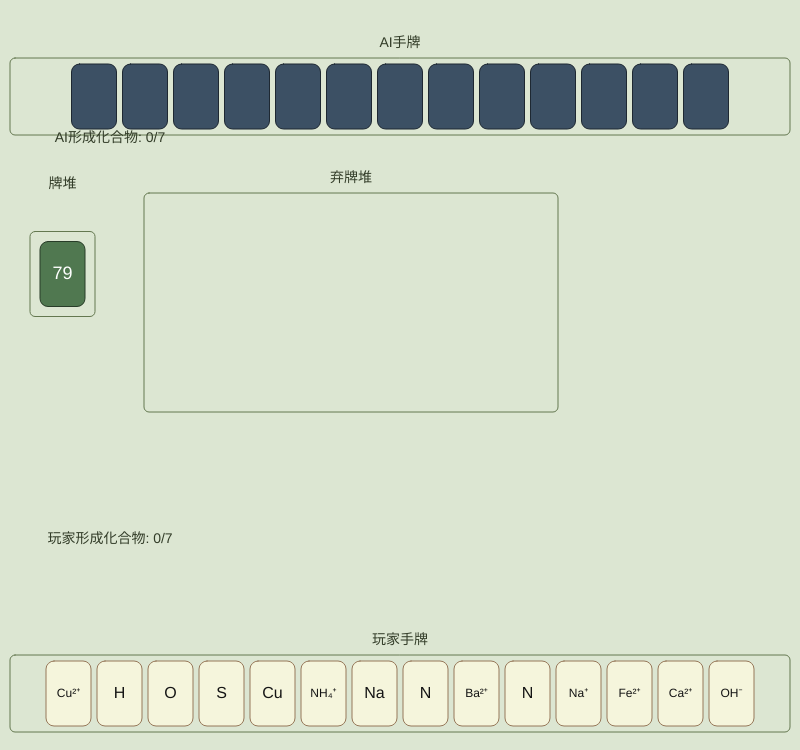
Frame 1 (no input)
Frame 60 (no input): identical to frame 1, image omitted
Frame 120 (the mouse pressed at the canvas centre since frame 60): identical to frame 1, image omitted

The p5.js sketch that drew this single still picture (run headless with seeded random() and noise() and a simulated clock; from frame 60 on, the mouse is pressed at the canvas centre):

// p5.js sketch
// ── sketch.js
// 游戏常量
const ANIMATION_SPEED = 500; // 动画持续时间（毫秒）
const TILE_WIDTH = 45;
const TILE_HEIGHT = 65;
const TILE_MARGIN = 6;
const SELECTED_TILE_Y_OFFSET = -15; 
const SELECTED_TILE_SCALE = 1.15; 
const HIGHLIGHT_SCALE = 1.05;

const CANVAS_WIDTH = 800;
const CANVAS_HEIGHT = 750;

const PLAYER_HAND_AREA_X = 10;
const PLAYER_HAND_AREA_Y = CANVAS_HEIGHT - TILE_HEIGHT - TILE_MARGIN * 5; 
const PLAYER_HAND_AREA_WIDTH = CANVAS_WIDTH - 20;
const PLAYER_HAND_AREA_HEIGHT = TILE_HEIGHT + 2 * TILE_MARGIN;

const AI_HAND_AREA_X = 10;
const AI_HAND_AREA_Y = TILE_MARGIN * 3 + 40; 
const AI_HAND_AREA_WIDTH = CANVAS_WIDTH - 20;
const AI_HAND_AREA_HEIGHT = TILE_HEIGHT + 2 * TILE_MARGIN;

const DISCARD_AREA_X_START = 150;
const DISCARD_AREA_Y_START = AI_HAND_AREA_Y + AI_HAND_AREA_HEIGHT + TILE_MARGIN * 4 + 40;
const DISCARD_GRID_COLS = 8;
const DISCARD_GRID_ROWS = 3;
const DISCARD_AREA_WIDTH = DISCARD_GRID_COLS * (TILE_WIDTH + TILE_MARGIN) + TILE_MARGIN;
const DISCARD_AREA_HEIGHT = DISCARD_GRID_ROWS * (TILE_HEIGHT + TILE_MARGIN) + TILE_MARGIN;

const FORMED_COMPOUNDS_AREA_Y_PLAYER = PLAYER_HAND_AREA_Y - TILE_HEIGHT - TILE_MARGIN * 6;
const FORMED_COMPOUNDS_AREA_Y_AI = AI_HAND_AREA_Y + AI_HAND_AREA_HEIGHT + TILE_MARGIN * 3;
const FORMED_COMPOUNDS_AREA_X_PLAYER = 10;
const FORMED_COMPOUNDS_AREA_X_AI = 10;
const FORMED_COMPOUND_DISPLAY_WIDTH = 70;
const FORMED_COMPOUND_DISPLAY_HEIGHT = 35;

const DECK_X = 30;
const DECK_Y = DISCARD_AREA_Y_START + TILE_HEIGHT / 2;

// 化学牌数据
const chemicalTileData = [
    { type: "element", value: "H", displayText: "H", count: 10 },
    { type: "element", value: "O", displayText: "O", count: 10 },
    { type: "element", value: "Na", displayText: "Na", count: 6 },
    { type: "element", value: "Cl", displayText: "Cl", count: 6 },
    { type: "element", value: "C", displayText: "C", count: 6 },
    { type: "element", value: "S", displayText: "S", count: 4 },
    { type: "element", value: "N", displayText: "N", count: 4 },
    { type: "element", value: "Fe", displayText: "Fe", count: 4 },
    { type: "element", value: "Cu", displayText: "Cu", count: 4 },
    { type: "element", value: "Al", displayText: "Al", count: 4 },
    { type: "element", value: "Mg", displayText: "Mg", count: 4 },
    { type: "element", value: "Zn", displayText: "Zn", count: 2 },
    { type: "ion", value: "H+", displayText: "H⁺", count: 6, charge: 1 },
    { type: "ion", value: "OH-", displayText: "OH⁻", count: 6, charge: -1 },
    { type: "ion", value: "Na+", displayText: "Na⁺", count: 4, charge: 1 },
    { type: "ion", value: "Cl-", displayText: "Cl⁻", count: 4, charge: -1 },
    { type: "ion", value: "Ag+", displayText: "Ag⁺", count: 2, charge: 1 },
    { type: "ion", value: "Ba2+", displayText: "Ba²⁺", count: 2, charge: 2 },
    { type: "ion", value: "SO4^2-", displayText: "SO₄²⁻", count: 2, charge: -2 },
    { type: "ion", value: "Ca2+", displayText: "Ca²⁺", count: 2, charge: 2 },
    { type: "ion", value: "CO3^2-", displayText: "CO₃²⁻", count: 2, charge: -2 },
    { type: "ion", value: "Cu2+", displayText: "Cu²⁺", count: 2, charge: 2 },
    { type: "ion", value: "Fe2+", displayText: "Fe²⁺", count: 2, charge: 2 },
    { type: "ion", value: "Fe3+", displayText: "Fe³⁺", count: 2, charge: 3 },
    { type: "ion", value: "Al3+", displayText: "Al³⁺", count: 2, charge: 3 },
    { type: "ion", value: "Mg2+", displayText: "Mg²⁺", count: 2, charge: 2 },
    { type: "ion", value: "NH4+", displayText: "NH₄⁺", count: 2, charge: 1 },
];

// 化合物配方
const compoundRecipes = [
    // 二张牌化合物 (2分)
    { name: "NaCl", product: "NaCl", reactants: [{ value: "Na+", count: 1 }, { value: "Cl-", count: 1 }], score: 2 },
    { name: "AgCl", product: "AgCl", reactants: [{ value: "Ag+", count: 1 }, { value: "Cl-", count: 1 }], score: 2 },
    { name: "CuS", product: "CuS", reactants: [{ value: "Cu2+", count: 1 }, { value: "S", count: 1 }], score: 2 },
    
    // 三张牌化合物 (4分)
    { name: "H2O", product: "H₂O", reactants: [{ value: "H", count: 2 }, { value: "O", count: 1 }], score: 4 },
    { name: "CO2", product: "CO₂", reactants: [{ value: "C", count: 1 }, { value: "O", count: 2 }], score: 4 },
    { name: "NH3", product: "NH₃", reactants: [{ value: "N", count: 1 }, { value: "H", count: 3 }], score: 4 },
    
    // 四张牌化合物 (8分)
    { name: "Al(OH)3", product: "Al(OH)₃", reactants: [{ value: "Al3+", count: 1 }, { value: "OH-", count: 3 }], score: 8 },
    { name: "Fe(OH)3", product: "Fe(OH)₃", reactants: [{ value: "Fe3+", count: 1 }, { value: "OH-", count: 3 }], score: 8 }
];

// 游戏状态对象
let gameState = {
    currentPlayer: "player",
    deck: [],
    playerHand: [],
    aiHand: [],
    discardPile: [],
    playerFormedCompounds: [], 
    aiFormedCompounds: [],
    playerScores: [],
    aiScores: [],
    playerTotalScore: 0,
    aiTotalScore: 0,
    message: "游戏加载中...",
    isGameOver: false,
    winner: null,
    actionPrompt: null,
    turnPhase: "player_draw_or_discard",
    animationQueue: [],
    highlightedPlayerTiles: [],
    selectedCompoundGroup: null,
    lastActionTime: 0,
};

// 交互状态
let currentlySelectedTileInfo = null;
let isDraggingForReorder = false; 
let dragOffsetX, dragOffsetY;
let isDraggingToDiscard = false;

// UI 元素 - 只声明一次
let formCompoundButton, declareCompoundButton, skipButton, gameMessageElement, sortHandButton, discardButton;

// Global variables for game elements and state
let deck = [];
let playerHand = [];
let aiHand = [];
let discardPile = [];

function setup() {
    let canvas = createCanvas(CANVAS_WIDTH, CANVAS_HEIGHT);
    canvas.parent(document.querySelector("main"));
    textAlign(CENTER, CENTER); textSize(16);
    formCompoundButton = select("#formCompoundButton"); 
    declareCompoundButton = select("#declareCompoundButton"); 
    skipButton = select("#skipButton");
    sortHandButton = select("#sortHandButton");
    discardButton = select("#discardButton");
    gameMessageElement = select("#gameMessage");

    if (formCompoundButton) formCompoundButton.mousePressed(handleFormCompoundWithDiscardAction);
    if (declareCompoundButton) declareCompoundButton.mousePressed(handleDeclareCompoundAction);
    if (skipButton) skipButton.mousePressed(handleSkipAction);
    if (sortHandButton) sortHandButton.mousePressed(sortPlayerHand);
    if (discardButton) discardButton.mousePressed(handleDiscardButtonAction);
    
    initializeGame();
}

function draw() {
    background(220, 230, 210);
    drawGameAreas();
    drawPlayerHand();
    drawAIHand();
    drawDiscardPile();
    drawFormedCompounds();
    drawDeck();
    if ((isDraggingForReorder || isDraggingToDiscard) && currentlySelectedTile) {
        drawTile(currentlySelectedTile, mouseX - dragOffsetX, mouseY - dragOffsetY, -1, true, true, SELECTED_TILE_SCALE);
    }
    updateGameMessagesAndButtons();
}

function initializeGame() {
    deck = []; playerHand = []; aiHand = []; discardPile = [];
    gameState.playerFormedCompounds = []; gameState.aiFormedCompounds = [];
    gameState.playerFormedCompoundsCount = 0; gameState.aiFormedCompoundsCount = 0;

    createFullDeck(); 
    shuffleDeck(deck);
    
    for (let i = 0; i < 13; i++) { 
        let pCard = dealCard(deck); if (pCard) playerHand.push(pCard);
        let aiCard = dealCard(deck); if (aiCard) aiHand.push(aiCard);
    }
    let firstDraw = dealCard(deck); if (firstDraw) playerHand.push(firstDraw);

    Object.assign(gameState, {
        deck,
        playerHand,
        aiHand,
        discardPile,
        currentPlayer: "player",
        message: "游戏开始，请玩家出牌",
        lastDiscardedTile: null,
        canPlayerFormCompoundWithDiscard: false,
        formableCompoundInfo: null,
        canPlayerDeclareCompound: false,
        isGameOver: false,
        winner: null
    });
    currentlySelectedTile = null; currentlySelectedTileIndex = -1; 
    isDraggingForReorder = false; isDraggingToDiscard = false;
    hideActionButtons();
    console.log("Game Initialized with new rules and sort/discard features");
    checkPlayerCanDeclareCompound(); 

    // 初始检查玩家手牌中可能的化合物
    setTimeout(() => {
        detectAndHighlightPlayerCompounds();
    }, (13 * 2 + 1) * (ANIMATION_SPEED / 4) + ANIMATION_SPEED + 500);
}

function createFullDeck() {
    let idCounter = 0;
    deck = [];
    chemicalTileData.forEach(tileInfo => {
        for (let i = 0; i < tileInfo.count; i++) {
            deck.push({
                id: `tile_${idCounter++}`,
                type: tileInfo.type, 
                value: tileInfo.value, 
                displayText: tileInfo.displayText, 
                charge: tileInfo.charge, // Add charge for sorting
                x: 0, y: 0, isSelected: false
            });
        }
    });
}

function shuffleDeck(array) { for (let i = array.length - 1; i > 0; i--) { const j = Math.floor(Math.random() * (i + 1)); [array[i], array[j]] = [array[j], array[i]]; } }
function dealCard(currentDeck) { if (currentDeck.length > 0) { return currentDeck.pop(); } return null; }

function drawGameAreas() {
    stroke(100, 120, 80); noFill();
    rect(PLAYER_HAND_AREA_X, PLAYER_HAND_AREA_Y, PLAYER_HAND_AREA_WIDTH, PLAYER_HAND_AREA_HEIGHT, 5);
    rect(AI_HAND_AREA_X, AI_HAND_AREA_Y, AI_HAND_AREA_WIDTH, AI_HAND_AREA_HEIGHT, 5);
    // Discard Area Visual Cue (when dragging)
    if (isDraggingToDiscard) {
        fill(180, 200, 170, 150); // Semi-transparent highlight
    } else {
        noFill();
    }
    rect(DISCARD_AREA_X_START - TILE_MARGIN, DISCARD_AREA_Y_START - TILE_MARGIN, DISCARD_AREA_WIDTH, DISCARD_AREA_HEIGHT, 5);
    noFill(); // Reset fill
    rect(DECK_X, DECK_Y, TILE_WIDTH + 20, TILE_HEIGHT + 20, 5);
    fill(50, 60, 40); noStroke(); textSize(14);
    text("玩家手牌", PLAYER_HAND_AREA_X + PLAYER_HAND_AREA_WIDTH / 2, PLAYER_HAND_AREA_Y - 15);
    text("AI手牌", AI_HAND_AREA_X + AI_HAND_AREA_WIDTH / 2, AI_HAND_AREA_Y - 15); 
    text("弃牌堆", DISCARD_AREA_X_START + DISCARD_AREA_WIDTH / 2 - TILE_MARGIN, DISCARD_AREA_Y_START - TILE_MARGIN - 15); 
    text("牌堆", DECK_X + (TILE_WIDTH + 20) / 2, DECK_Y - TILE_HEIGHT/2 - 15 ); 
    text("玩家形成化合物: " + gameState.playerFormedCompoundsCount + "/7", FORMED_COMPOUNDS_AREA_X_PLAYER + 100, FORMED_COMPOUNDS_AREA_Y_PLAYER - 15);
    text("AI形成化合物: " + gameState.aiFormedCompoundsCount + "/7", FORMED_COMPOUNDS_AREA_X_AI + 100, FORMED_COMPOUNDS_AREA_Y_AI - 15);
    textSize(16);
}

function drawPlayerHand() {
    let handDisplayWidth = 0;
    playerHand.forEach(tile => {
        handDisplayWidth += (tile.isSelected ? TILE_WIDTH * SELECTED_TILE_SCALE : TILE_WIDTH) + TILE_MARGIN;
    });
    handDisplayWidth -= TILE_MARGIN; 
    let currentX = PLAYER_HAND_AREA_X + (PLAYER_HAND_AREA_WIDTH - handDisplayWidth) / 2;
    let tileY = PLAYER_HAND_AREA_Y + (PLAYER_HAND_AREA_HEIGHT - TILE_HEIGHT) / 2;
    for (let i = 0; i < playerHand.length; i++) {
        let tile = playerHand[i];
        let displayWidth = tile.isSelected ? TILE_WIDTH * SELECTED_TILE_SCALE : TILE_WIDTH;
        let displayHeight = tile.isSelected ? TILE_HEIGHT * SELECTED_TILE_SCALE : TILE_HEIGHT;
        let yPos = tile.isSelected ? tileY + SELECTED_TILE_Y_OFFSET - (displayHeight - TILE_HEIGHT)/2 : tileY;
        if (!((isDraggingForReorder || isDraggingToDiscard) && tile === currentlySelectedTile)) {
             drawTile(tile, currentX, yPos, i, true, tile.isSelected, tile.isSelected ? SELECTED_TILE_SCALE : 1);
        }
        tile.x = currentX; tile.y = yPos; 
        currentX += displayWidth + TILE_MARGIN;
    }
}

function drawAIHand() {
    let handWidth = aiHand.length * (TILE_WIDTH + TILE_MARGIN) - TILE_MARGIN;
    let startX = AI_HAND_AREA_X + (AI_HAND_AREA_WIDTH - handWidth) / 2;
    let tileY = AI_HAND_AREA_Y + (AI_HAND_AREA_HEIGHT - TILE_HEIGHT) / 2;
    for (let i = 0; i < aiHand.length; i++) {
        fill(60, 80, 100); stroke(30, 40, 50);
        rect(startX + i * (TILE_WIDTH + TILE_MARGIN), tileY, TILE_WIDTH, TILE_HEIGHT, 8);
    }
}

function drawDiscardPile() {
    for (let i = 0; i < discardPile.length; i++) {
        const row = Math.floor(i / DISCARD_GRID_COLS); const col = i % DISCARD_GRID_COLS;
        if (row < DISCARD_GRID_ROWS) {
            drawTile(discardPile[i], DISCARD_AREA_X_START + col * (TILE_WIDTH + TILE_MARGIN), DISCARD_AREA_Y_START + row * (TILE_HEIGHT + TILE_MARGIN), -1, false);
        }
    }
}

function drawDeck() {
    if (deck.length > 0) {
        fill(80, 120, 80); stroke(40, 60, 40);
        rect(DECK_X + 10, DECK_Y + 10, TILE_WIDTH, TILE_HEIGHT, 8);
        fill(255); noStroke(); textSize(18); text(deck.length, DECK_X + 10 + TILE_WIDTH / 2, DECK_Y + 10 + TILE_HEIGHT / 2); textSize(16);
    }
}

function drawTile(tile, x, y, indexInHand = -1, isPlayerTile = false, isSelected = false, scaleFactor = 1) {
    if (!tile) return;
    push(); translate(x, y);
    if (isSelected && isPlayerTile) { fill(255, 255, 180); } else { fill(245, 245, 220); }
    stroke(150, 120, 90);
    rect(0, 0, TILE_WIDTH * scaleFactor, TILE_HEIGHT * scaleFactor, 8 * scaleFactor);
    fill(20, 20, 20); noStroke();
    let txtSize = 16 * scaleFactor; 
    if (tile.displayText.length > 5) txtSize = 10 * scaleFactor; 
    else if (tile.displayText.length > 2) txtSize = 12 * scaleFactor; 
    textSize(txtSize); text(tile.displayText, (TILE_WIDTH * scaleFactor) / 2, (TILE_HEIGHT * scaleFactor) / 2); textSize(16);
    pop();
}

function drawFormedCompounds() {
    let xPlayer = FORMED_COMPOUNDS_AREA_X_PLAYER;
    let yPlayer = FORMED_COMPOUNDS_AREA_Y_PLAYER;
    gameState.playerFormedCompounds.forEach((compound, index) => {
        fill(200, 220, 200); stroke(100,120,80);
        rect(xPlayer + index * (FORMED_COMPOUND_DISPLAY_WIDTH + TILE_MARGIN), yPlayer, FORMED_COMPOUND_DISPLAY_WIDTH, FORMED_COMPOUND_DISPLAY_HEIGHT, 5);
        fill(0); noStroke(); textSize(12);
        text(compound.product, xPlayer + index * (FORMED_COMPOUND_DISPLAY_WIDTH + TILE_MARGIN) + FORMED_COMPOUND_DISPLAY_WIDTH/2, yPlayer + FORMED_COMPOUND_DISPLAY_HEIGHT/2);
    });

    let xAI = FORMED_COMPOUNDS_AREA_X_AI;
    let yAI = FORMED_COMPOUNDS_AREA_Y_AI;
    gameState.aiFormedCompounds.forEach((compound, index) => {
        fill(200, 200, 220); stroke(100,100,120);
        rect(xAI + index * (FORMED_COMPOUND_DISPLAY_WIDTH + TILE_MARGIN), yAI, FORMED_COMPOUND_DISPLAY_WIDTH, FORMED_COMPOUND_DISPLAY_HEIGHT, 5);
        fill(0); noStroke(); textSize(12);
        text(compound.product, xAI + index * (FORMED_COMPOUND_DISPLAY_WIDTH + TILE_MARGIN) + FORMED_COMPOUND_DISPLAY_WIDTH/2, yAI + FORMED_COMPOUND_DISPLAY_HEIGHT/2);
    });
    textSize(16);
}

function updateGameMessagesAndButtons() {
    if (gameMessageElement) gameMessageElement.html(gameState.message);
    if (gameState.canPlayerFormCompoundWithDiscard && formCompoundButton && skipButton) {
        formCompoundButton.show(); skipButton.show();
    } else if (formCompoundButton && skipButton) {
        formCompoundButton.hide(); skipButton.hide();
    }
    if (gameState.canPlayerDeclareCompound && declareCompoundButton) {
        declareCompoundButton.show();
    } else if (declareCompoundButton) {
        declareCompoundButton.hide();
    }
    if (currentlySelectedTile && gameState.currentPlayer === 'player' && !gameState.canPlayerFormCompoundWithDiscard && discardButton) {
        discardButton.show();
    } else if (discardButton) {
        discardButton.hide();
    }
}

function hideActionButtons() {
    if (formCompoundButton) formCompoundButton.hide();
    if (declareCompoundButton) declareCompoundButton.hide();
    if (skipButton) skipButton.hide();
    if (discardButton) discardButton.hide();
}

function canRecipeBeFormed(availableTiles, recipeReactants) {
    const tempAvailableTiles = availableTiles.map(tile => ({ ...tile }));
    let usedTilesForRecipe = [];
    for (const reactant of recipeReactants) {
        let foundCount = 0;
        for (let i = 0; i < reactant.count; i++) {
            const tileIndex = tempAvailableTiles.findIndex(t => t.type === reactant.type && t.value === reactant.value);
            if (tileIndex !== -1) {
                usedTilesForRecipe.push(tempAvailableTiles[tileIndex]);
                tempAvailableTiles.splice(tileIndex, 1);
                foundCount++;
            } else {
                return null; 
            }
        }
        if (foundCount < reactant.count) {
            return null; 
        }
    }
    return usedTilesForRecipe; 
}

function checkFormableCompounds(hand) {
    let formableCompounds = [];
    
    // 直接遍历 compoundRecipes 数组
    for (const recipe of compoundRecipes) {
        const result = canRecipeBeFormedWithSpecificCards(hand, recipe.reactants);
        if (result.canForm) {
            formableCompounds.push({
                recipe: recipe,
                usedCardIds: result.usedCardIds
            });
        }
    }
    
    return formableCompounds;
}

function checkPlayerCanFormCompoundWithDiscard() {
    if (!gameState.lastDiscardedTile) return false;
    const potentialHand = [...playerHand, gameState.lastDiscardedTile];
    const formable = checkFormableCompounds(potentialHand);
    if (formable) {
        gameState.canPlayerFormCompoundWithDiscard = true;
        gameState.formableCompoundInfo = formable;
        gameState.message = `你可以用 ${gameState.lastDiscardedTile.displayText} 组成 ${formable.product}！`;
        return true;
    }
    gameState.canPlayerFormCompoundWithDiscard = false;
    gameState.formableCompoundInfo = null;
    return false;
}

function checkPlayerCanDeclareCompound() {
    const formableCompounds = checkFormableCompounds(gameState.playerHand);
    return formableCompounds.length > 0;
}

function handleFormCompoundWithDiscardAction() {
    if (!gameState.canPlayerFormCompoundWithDiscard || !gameState.formableCompoundInfo) return;
    const { product, usedTiles } = gameState.formableCompoundInfo;
    let discardUsed = false;
    for (const usedTile of usedTiles) {
        if (usedTile.id === gameState.lastDiscardedTile.id) {
            discardUsed = true;
        } else {
            const handIndex = playerHand.findIndex(t => t.id === usedTile.id);
            if (handIndex !== -1) playerHand.splice(handIndex, 1);
        }
    }
    if (discardUsed) {
        gameState.lastDiscardedTile = null; 
    } else {
        if(gameState.lastDiscardedTile) discardPile.push(gameState.lastDiscardedTile);
        gameState.lastDiscardedTile = null;
    }
    gameState.playerFormedCompounds.push({ product: product, recipe: gameState.formableCompoundInfo.reactants });
    gameState.playerFormedCompoundsCount++;
    gameState.message = `玩家组成了 ${product}!`;
    console.log(`Player formed ${product} using AI's discard.`);
    hideActionButtons();
    gameState.canPlayerFormCompoundWithDiscard = false;
    gameState.formableCompoundInfo = null;
    if (checkWinCondition("player")) return;
    gameState.currentPlayer = "player"; 
    gameState.message += " 请出牌。";
    currentlySelectedTile = null; 
    checkPlayerCanDeclareCompound(); 
}

function handleDeclareCompoundAction() {
    if (!gameState.canPlayerDeclareCompound || !gameState.formableCompoundInfo) return;
    const { product, usedTiles } = gameState.formableCompoundInfo;
    for (const usedTile of usedTiles) {
        const handIndex = playerHand.findIndex(t => t.id === usedTile.id);
        if (handIndex !== -1) playerHand.splice(handIndex, 1);
    }
    gameState.playerFormedCompounds.push({ product: product, recipe: gameState.formableCompoundInfo.reactants });
    gameState.playerFormedCompoundsCount++;
    gameState.message = `玩家从手牌中组成了 ${product}!`;
    console.log(`Player declared ${product} from hand.`);
    hideActionButtons();
    gameState.canPlayerDeclareCompound = false;
    gameState.formableCompoundInfo = null;
    if (checkWinCondition("player")) return;
    gameState.message += " 请出牌。";
    currentlySelectedTile = null; 
    checkPlayerCanDeclareCompound(); 
}

function handleSkipAction() {
    if (gameState.lastDiscardedTile) {
        discardPile.push(gameState.lastDiscardedTile);
        gameState.lastDiscardedTile = null;
    }
    gameState.canPlayerFormCompoundWithDiscard = false;
    gameState.formableCompoundInfo = null;
    hideActionButtons();
    gameState.message = "玩家跳过。AI回合摸牌...";
    gameState.currentPlayer = "ai";
    setTimeout(aiTurn, 1000);
}

function handleDiscardButtonAction() {
    if (currentlySelectedTile && currentlySelectedTileIndex !== -1) {
        playerDiscardTile(currentlySelectedTileIndex);
    }
}

function playerDiscardTile(tileIndex) {
    if (gameState.currentPlayer !== 'player' || gameState.isGameOver || tileIndex < 0 || tileIndex >= playerHand.length) return;
    const tileToDiscard = playerHand.splice(tileIndex, 1)[0];
    discardPile.push(tileToDiscard);
    gameState.lastDiscardedTile = tileToDiscard;
    tileToDiscard.isSelected = false;
    currentlySelectedTile = null;
    currentlySelectedTileIndex = -1;
    console.log("Player discarded:", tileToDiscard.displayText);
    gameState.message = `玩家打出了 ${tileToDiscard.displayText}. AI回合.`;
    hideActionButtons();
    gameState.canPlayerDeclareCompound = false; 
    gameState.currentPlayer = "ai";
    setTimeout(aiTurn, 1500); 
}

function mousePressed() {
    if (gameState.isGameOver || gameState.currentPlayer !== "player") return;
    if (gameState.canPlayerFormCompoundWithDiscard) return; 

    for (let i = 0; i < playerHand.length; i++) {
        let tile = playerHand[i];
        let tileDisplayWidth = tile.isSelected ? TILE_WIDTH * SELECTED_TILE_SCALE : TILE_WIDTH;
        let tileDisplayHeight = tile.isSelected ? TILE_HEIGHT * SELECTED_TILE_SCALE : TILE_HEIGHT;
        if (mouseX > tile.x && mouseX < tile.x + tileDisplayWidth && mouseY > tile.y && mouseY < tile.y + tileDisplayHeight) {
            // DO NOT discard on second click of selected tile
            // if (currentlySelectedTile === tile) { 
            //     playerDiscardTile(i);
            //     return;
            // }
            if (currentlySelectedTile) { currentlySelectedTile.isSelected = false; }
            tile.isSelected = true; currentlySelectedTile = tile; currentlySelectedTileIndex = i;
            isDraggingForReorder = true; 
            isDraggingToDiscard = true; // Enable dragging to discard area
            dragOffsetX = mouseX - tile.x; dragOffsetY = mouseY - tile.y;
            return;
        }
    }
    if (currentlySelectedTile) {
        let handDisplayWidth = 0;
        playerHand.forEach(t => { handDisplayWidth += (t.isSelected ? TILE_WIDTH * SELECTED_TILE_SCALE : TILE_WIDTH) + TILE_MARGIN; });
        handDisplayWidth -= TILE_MARGIN;
        let currentX = PLAYER_HAND_AREA_X + (PLAYER_HAND_AREA_WIDTH - handDisplayWidth) / 2;
        let tileYPos = PLAYER_HAND_AREA_Y + (PLAYER_HAND_AREA_HEIGHT - TILE_HEIGHT) / 2;
        for (let i = 0; i <= playerHand.length; i++) {
            let gapXStart, gapXEnd;
            let tileToCheck = playerHand[i-1];
            let prevTileWidth = (i > 0 && tileToCheck && tileToCheck.isSelected) ? TILE_WIDTH * SELECTED_TILE_SCALE : TILE_WIDTH;
            if (i === 0) { 
                gapXStart = currentX - TILE_MARGIN / 2;
                gapXEnd = currentX + (playerHand[0].isSelected ? TILE_WIDTH*SELECTED_TILE_SCALE : TILE_WIDTH)/2 - TILE_MARGIN/2;
            } else if (i === playerHand.length) { 
                gapXStart = currentX - (prevTileWidth/2) - TILE_MARGIN/2; 
                gapXEnd = currentX + TILE_MARGIN / 2;
            } else { 
                gapXStart = currentX - (prevTileWidth/2) - TILE_MARGIN/2;
                gapXEnd = currentX + (playerHand[i].isSelected ? TILE_WIDTH*SELECTED_TILE_SCALE : TILE_WIDTH)/2 - TILE_MARGIN/2;
            }
            if (mouseX > gapXStart && mouseX < gapXEnd && mouseY > tileYPos && mouseY < tileYPos + TILE_HEIGHT) {
                let tileToMove = currentlySelectedTile;
                let originalIndex = playerHand.indexOf(tileToMove);
                if (originalIndex !== -1) playerHand.splice(originalIndex, 1);
                playerHand.splice(i, 0, tileToMove);
                isDraggingForReorder = false; 
                isDraggingToDiscard = false;
                return;
            }
            if (i < playerHand.length) {
                 currentX += (playerHand[i].isSelected ? TILE_WIDTH * SELECTED_TILE_SCALE : TILE_WIDTH) + TILE_MARGIN;
            }
        }
    }
    if (currentlySelectedTile) { currentlySelectedTile.isSelected = false; currentlySelectedTile = null; currentlySelectedTileIndex = -1; }
    isDraggingForReorder = false; isDraggingToDiscard = false;
}

function mouseDragged() { 
    if (!isDraggingToDiscard && !isDraggingForReorder) return;
    // Visual feedback for dragging towards discard pile
    if (isDraggingToDiscard && currentlySelectedTile) {
        if (mouseX > DISCARD_AREA_X_START - TILE_MARGIN && mouseX < DISCARD_AREA_X_START - TILE_MARGIN + DISCARD_AREA_WIDTH &&
            mouseY > DISCARD_AREA_Y_START - TILE_MARGIN && mouseY < DISCARD_AREA_Y_START - TILE_MARGIN + DISCARD_AREA_HEIGHT) {
            // Highlight discard area or show some cue
        } else {
            // Remove highlight if mouse moves out
        }
    }
}

function mouseReleased() {
    if (isDraggingToDiscard && currentlySelectedTile) {
        if (mouseX > DISCARD_AREA_X_START - TILE_MARGIN && mouseX < DISCARD_AREA_X_START - TILE_MARGIN + DISCARD_AREA_WIDTH &&
            mouseY > DISCARD_AREA_Y_START - TILE_MARGIN && mouseY < DISCARD_AREA_Y_START - TILE_MARGIN + DISCARD_AREA_HEIGHT) {
            if (currentlySelectedTileIndex !== -1) {
                playerDiscardTile(currentlySelectedTileIndex);
            }
        } else {
            // If not dropped on discard pile, and was dragging for discard, deselect or snap back
            // For now, just deselect if not a reorder drag
            if (!isDraggingForReorder && currentlySelectedTile) {
                // currentlySelectedTile.isSelected = false; // Keep selected for discard button
                // currentlySelectedTile = null;
                // currentlySelectedTileIndex = -1;
            }
        }
    }
    isDraggingForReorder = false; 
    isDraggingToDiscard = false;
}

function sortPlayerHand() {
    playerHand.sort((a, b) => {
        // Priority: Cations, Anions, Elements
        const typeOrder = (tile) => {
            if (tile.type === 'ion' && tile.charge > 0) return 1; // Cation
            if (tile.type === 'ion' && tile.charge < 0) return 2; // Anion
            if (tile.type === 'element') return 3; // Element
            return 4; // Should not happen
        };
        const orderA = typeOrder(a);
        const orderB = typeOrder(b);
        if (orderA !== orderB) return orderA - orderB;
        // Within the same type, sort by displayText alphabetically
        return a.displayText.localeCompare(b.displayText);
    });
    if (currentlySelectedTile) { // Re-find index of selected tile if hand was sorted
        currentlySelectedTileIndex = playerHand.indexOf(currentlySelectedTile);
    }
    console.log("Player hand sorted.");
}

function aiTurn() {
    if (gameState.isGameOver || gameState.currentPlayer !== 'ai') return;
    hideActionButtons();
    if (gameState.lastDiscardedTile) {
        const potentialAIHand = [...aiHand, gameState.lastDiscardedTile];
        const formableWithDiscard = checkFormableCompounds(potentialAIHand);
        if (formableWithDiscard) {
            console.log("AI can form compound with discard: ", formableWithDiscard.product);
            let discardUsed = false;
            for (const usedTile of formableWithDiscard.usedTiles) {
                if (usedTile.id === gameState.lastDiscardedTile.id) {
                    discardUsed = true;
                } else {
                    const handIndex = aiHand.findIndex(t => t.id === usedTile.id);
                    if (handIndex !== -1) aiHand.splice(handIndex, 1);
                }
            }
            if (discardUsed) gameState.lastDiscardedTile = null;
            else if(gameState.lastDiscardedTile) discardPile.push(gameState.lastDiscardedTile); 
            gameState.aiFormedCompounds.push({ product: formableWithDiscard.product, recipe: formableWithDiscard.reactants });
            gameState.aiFormedCompoundsCount++;
            gameState.message = `AI 使用 ${formableWithDiscard.usedTiles.find(t=>t.id === gameState.lastDiscardedTile?.id)?.displayText || "弃牌"} 组成了 ${formableWithDiscard.product}!`;
            console.log(`AI formed ${formableWithDiscard.product}`);
            if (checkWinCondition("ai")) return;
            if (aiHand.length > 0) {
                const aiDiscard = aiHand.pop(); 
                discardPile.push(aiDiscard);
                gameState.lastDiscardedTile = aiDiscard;
                gameState.message += ` AI 打出了 ${aiDiscard.displayText}.`;
                console.log("AI discarded after forming compound: ", aiDiscard.displayText);
            } else {
                 gameState.message += " AI 无牌可打.";
            }
            gameState.currentPlayer = "player";
            playerTurnDraw();
            return;
        }
    }
    if (gameState.lastDiscardedTile) {
        discardPile.push(gameState.lastDiscardedTile);
        gameState.lastDiscardedTile = null;
    }
    gameState.message = "AI 正在摸牌...";
    const drawnCard = dealCard(deck);
    if (drawnCard) {
        aiHand.push(drawnCard);
        console.log("AI drew a card."); 
    } else {
        gameState.message = "牌堆已空，AI无法摸牌.";
        if (aiHand.length === 0 && deck.length === 0) { checkWinCondition(null); return; } 
    }
    const formableFromHand = checkFormableCompounds(aiHand);
    if (formableFromHand) {
        console.log("AI can declare compound from hand: ", formableFromHand.product);
        for (const usedTile of formableFromHand.usedTiles) {
            const handIndex = aiHand.findIndex(t => t.id === usedTile.id);
            if (handIndex !== -1) aiHand.splice(handIndex, 1);
        }
        gameState.aiFormedCompounds.push({ product: formableFromHand.product, recipe: formableFromHand.reactants });
        gameState.aiFormedCompoundsCount++;
        gameState.message = `AI 从手牌中组成了 ${formableFromHand.product}!`;
        console.log(`AI declared ${formableFromHand.product} from hand.`);
        if (checkWinCondition("ai")) return;
    }
    if (aiHand.length > 0) {
        let tileToDiscardAI;
        if (drawnCard && aiHand.includes(drawnCard)) { 
             const idx = aiHand.indexOf(drawnCard);
             tileToDiscardAI = aiHand.splice(idx, 1)[0];
        } else {
            tileToDiscardAI = aiHand.pop(); 
        }
        discardPile.push(tileToDiscardAI);
        gameState.lastDiscardedTile = tileToDiscardAI;
        gameState.message = `AI 打出了 ${tileToDiscardAI.displayText}. 轮到玩家.`;
        console.log("AI discarded: ", tileToDiscardAI.displayText);
    } else {
        gameState.message = "AI 无牌可打. 轮到玩家.";
        console.log("AI has no cards to discard.");
    }
    gameState.currentPlayer = "player";
    playerTurnDraw();
}

function playerTurnDraw() {
    if (gameState.isGameOver || gameState.currentPlayer !== 'player') return;
    hideActionButtons();
    gameState.message = "轮到玩家，请摸牌..."; 
    const drawnCard = dealCard(deck);
    if (drawnCard) {
        playerHand.push(drawnCard);
        gameState.message = `你摸到了 ${drawnCard.displayText}. 请出牌或组成化合物.`;
        console.log("Player drew: ", drawnCard.displayText);
    } else {
        gameState.message = "牌堆已空，无法摸牌. 请出牌或组成化合物.";
        if (playerHand.length === 0 && deck.length === 0) { checkWinCondition(null); return; } 
    }
    checkPlayerCanDeclareCompound();
}

function checkWinCondition(playerType) { 
    let targetCompounds = 7;
    if (playerType === "player" && gameState.playerFormedCompoundsCount >= targetCompounds) {
        gameState.isGameOver = true;
        gameState.winner = "player";
        gameState.message = "恭喜你！你组成了7个化合物，获得了胜利！";
        hideActionButtons();
        return true;
    } else if (playerType === "ai" && gameState.aiFormedCompoundsCount >= targetCompounds) {
        gameState.isGameOver = true;
        gameState.winner = "ai";
        gameState.message = "AI 组成了7个化合物，获得了胜利！";
        hideActionButtons();
        return true;
    }
    if (deck.length === 0 && !canAnyoneMakeProgress()) {
        gameState.isGameOver = true;
        gameState.winner = "stalemate";
        gameState.message = "牌堆已空，无人能组成更多化合物。平局！";
        hideActionButtons();
        return true;
    }
    return false;
}

function canAnyoneMakeProgress() {
    if (checkFormableCompounds(playerHand)) return true;
    if (checkFormableCompounds(aiHand)) return true;
    return false;
}

console.log("Sketch.js loaded with new sort and discard interaction features.");

function detectAndHighlightPlayerCompounds() {
    // 清除之前的反光效果
    gameState.playerHand.forEach(tile => tile.isHighlighted = false);
    gameState.highlightedPlayerTiles = [];

    // 获取所有可形成的化合物
    const formableCompounds = checkFormableCompounds(gameState.playerHand);
    
    // 记录并高亮可形成的化合物
    formableCompounds.forEach(compound => {
        gameState.highlightedPlayerTiles.push({
            cardIds: compound.usedCardIds,
            recipeName: compound.recipe.name,
            recipe: compound.recipe
        });
        
        // 给相关牌添加反光效果
        compound.usedCardIds.forEach(id => {
            const tile = gameState.playerHand.find(t => t.id === id);
            if (tile) tile.isHighlighted = true;
        });
    });
}

function canRecipeBeFormedWithSpecificCards(availableTiles, recipeReactants) {
    let tempHand = availableTiles.map(t => ({...t, used: false}));
    let usedCardIds = [];
    let canForm = true;

    for (const reactant of recipeReactants) {
        let foundCount = 0;
        for (let i = 0; i < tempHand.length; i++) {
            if (!tempHand[i].used && tempHand[i].value === reactant.value) {
                tempHand[i].used = true;
                usedCardIds.push(tempHand[i].id);
                foundCount++;
                if (foundCount === reactant.count) break;
            }
        }
        if (foundCount < reactant.count) {
            canForm = false;
            break;
        }
    }
    return { canForm, usedCardIds };
}


// ── style.css
body {
    font-family: sans-serif;
    display: flex;
    flex-direction: column;
    align-items: center;
    background-color: #f0f0f0;
    margin: 0;
    padding: 20px;
}

h1 {
    color: #333;
}

main {
    display: flex;
    justify-content: center;
    align-items: center;
    margin-top: 20px;
}

canvas {
    border: 1px solid #ccc;
    box-shadow: 5px 5px 10px rgba(0,0,0,0.1);
}

/* Add more styles for buttons, player areas, etc. later */
.controls button {
    padding: 10px 15px;
    margin: 5px;
    font-size: 16px;
    cursor: pointer;
    border: 1px solid #ddd;
    background-color: #fff;
    border-radius: 5px;
}

.controls button:hover {
    background-color: #e9e9e9;
}

.info-area {
    margin-top: 15px;
    padding: 10px;
    border: 1px solid #ddd;
    background-color: #fff;
    min-width: 200px;
    text-align: center;
}
